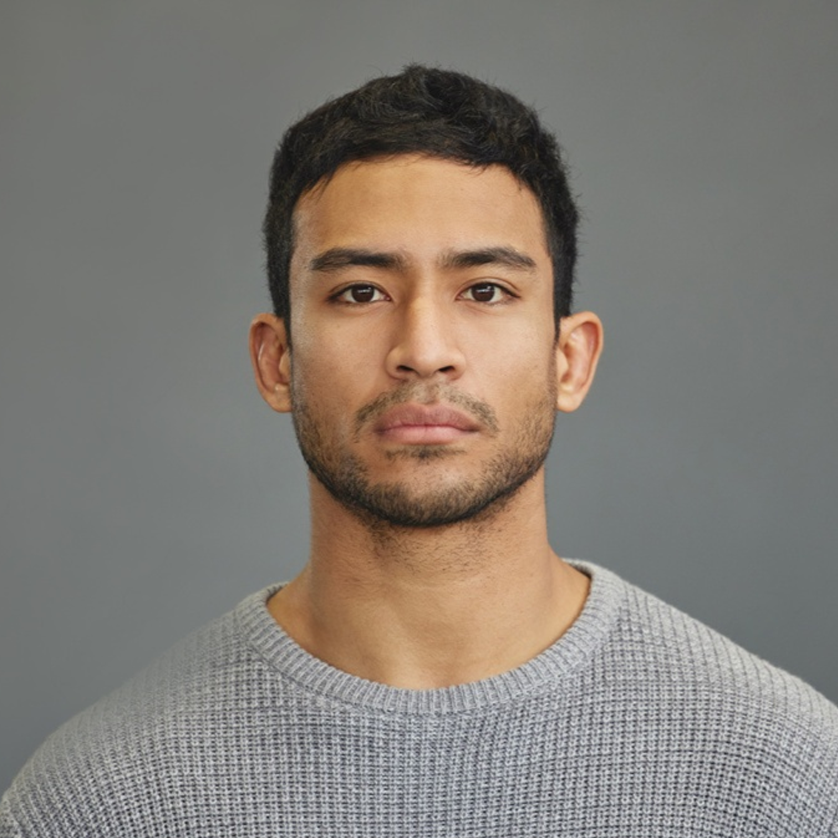
#> input picture data/private_face.png, 838 x 838 px
$ python -i gevcs_core_v2.py   (imports and definitions only)
#> lines starting #> are read from the running program, lines starting #| are printed output that depends on the picture
import numpy as np
import cv2


# [128 lines left out: functions floyd_steinberg_halftone, floyd_steinberg_constrained_secret, compress_dynamic_range_host, compress_dynamic_range_secret, gevcs_generate_shares_ross, not called in this run]


def overlay_shares(s1, s2):
    # Reconstruction đúng kiểu Ross: AND logic → minimum
    return np.minimum(s1, s2)


def enhance_reconstruction(img):
    # 1. Normalize mạnh
    img = cv2.normalize(img, None, 0, 255, cv2.NORM_MINMAX)

    # 2. CLAHE mạnh hơn
    clahe = cv2.createCLAHE(clipLimit=3.0, tileGridSize=(4, 4))
    img = clahe.apply(img)

    # 3. Sharpen mạnh
    blur = cv2.GaussianBlur(img, (0, 0), 2.0)
    sharp = cv2.addWeighted(img, 2.0, blur, -1.0, 0)

    return sharp.astype(np.uint8)

>>> import cv2
>>> picture = cv2.imread('data/private_face.png', cv2.IMREAD_GRAYSCALE)
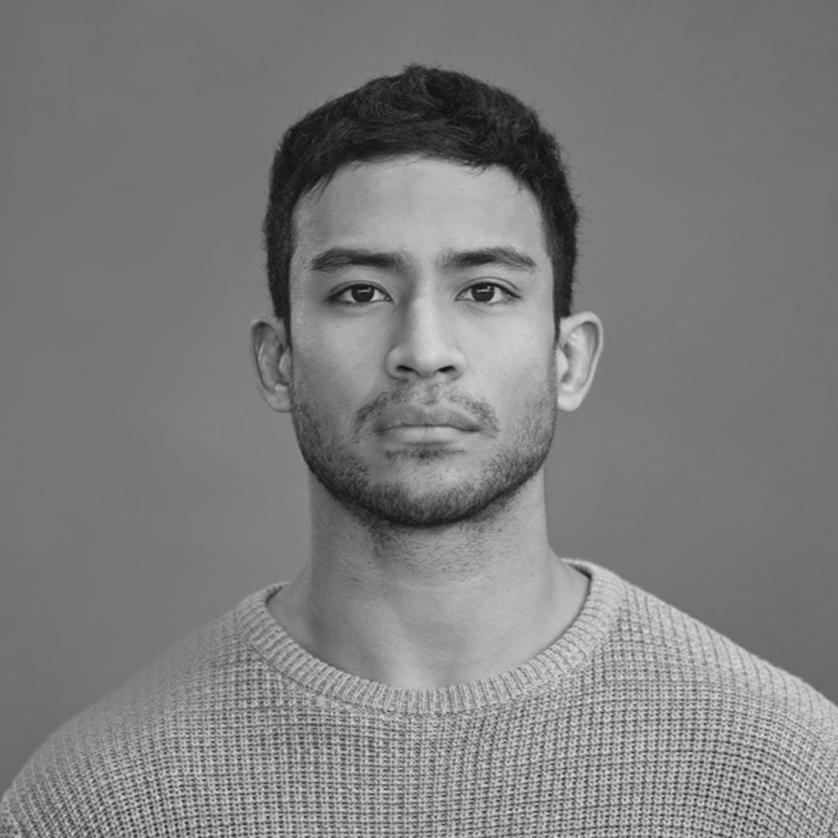
#> picture: shape (838, 838); min 15, max 222, mean 125.8
>>> result = enhance_reconstruction(picture)
#> in enhance_reconstruction, `img = cv2.normalize(img, None, 0, 255, cv2.NORM_MINMAX)`:
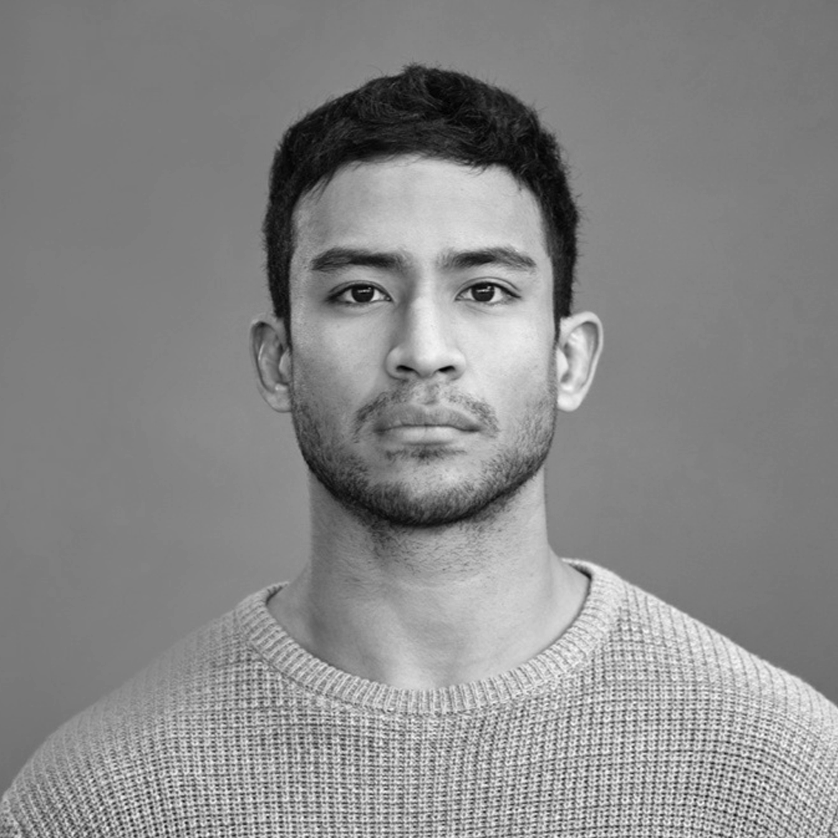
#> img: shape (838, 838); min 0, max 255, mean 136.5
#> in enhance_reconstruction, `img = clahe.apply(img)`:
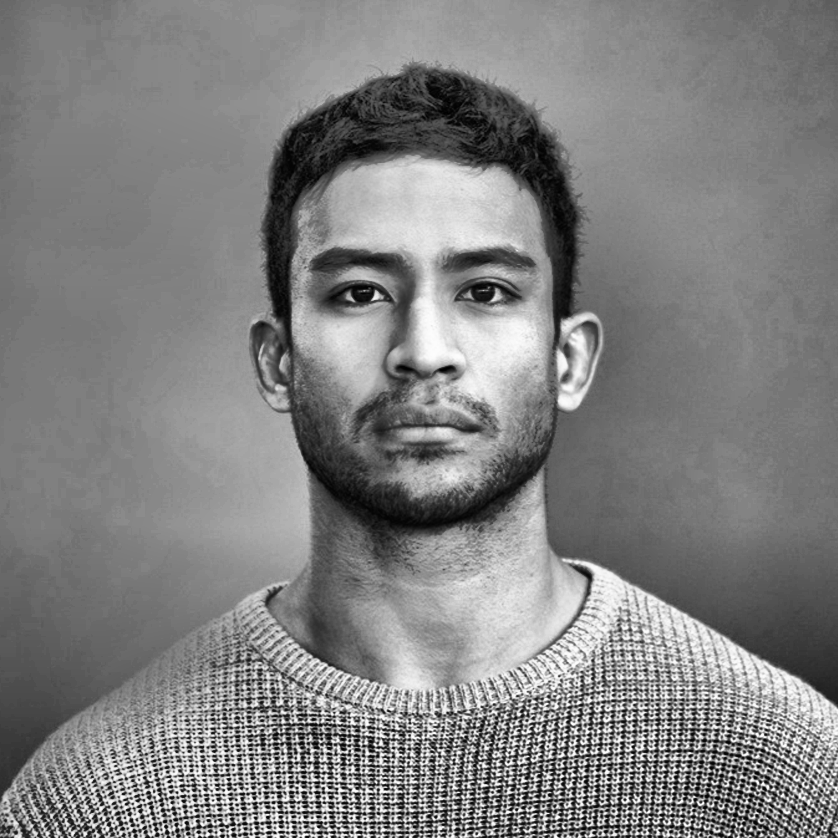
#> img: shape (838, 838); min 0, max 255, mean 129.1
#> in enhance_reconstruction, `blur = cv2.GaussianBlur(img, (0, 0), 2.0)`:
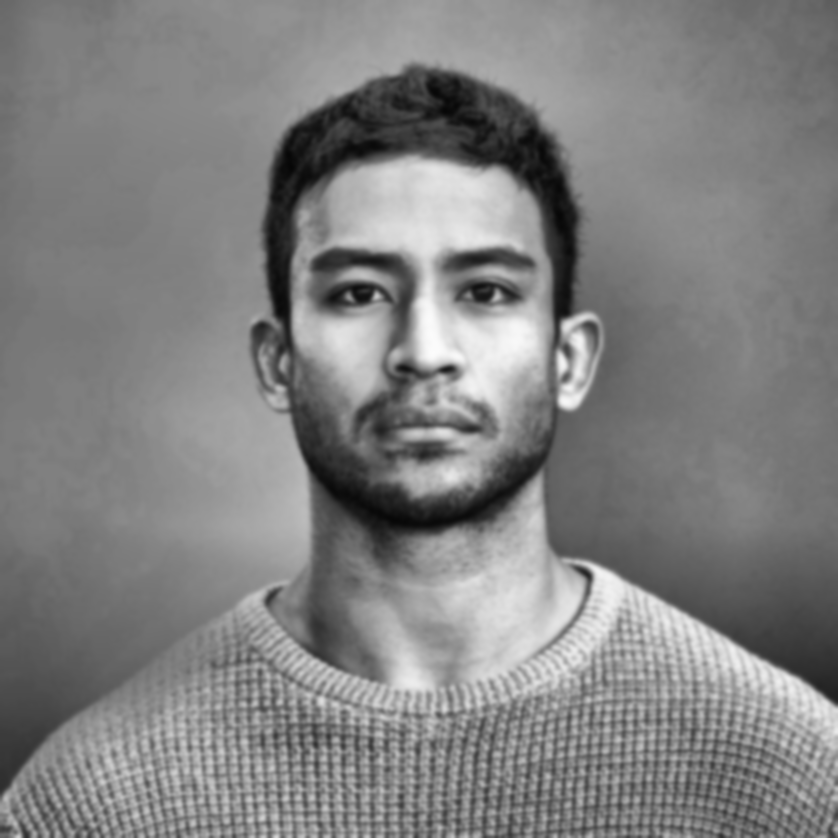
#> blur: shape (838, 838); min 6, max 252, mean 129.1
#> in enhance_reconstruction, `sharp = cv2.addWeighted(img, 2.0, blur, -1.0, 0)`:
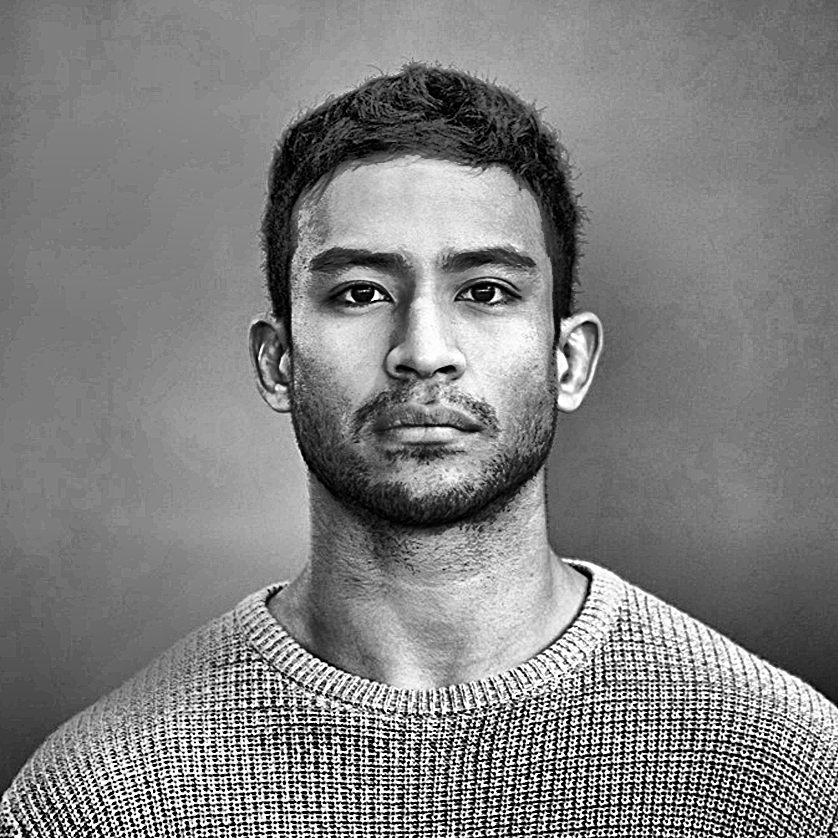
#> sharp: shape (838, 838); min 0, max 255, mean 128.9
